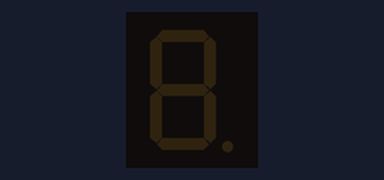
A sketch run on a simulated Arduino Uno, built with avr-gcc and run on an emulated ATmega328P. On the bench: 1-digit seven-segment display. Wiring (inferred from the names in the program): 1-digit 7-segment display, segments lit when HIGH: segments pin 2, pin 3, pin 4, pin 5, pin 6, pin 7, pin 8. The segment pins are drawn as the display they are named for.

Above: at 0.1 s.
At 1.1 s:
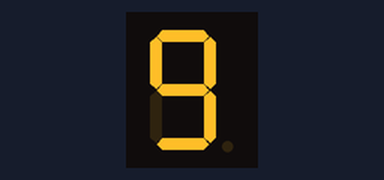
At 2.1 s:
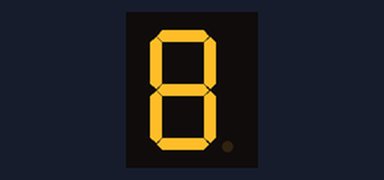
At 5.1 s:
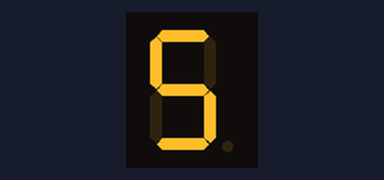
At 7.1 s:
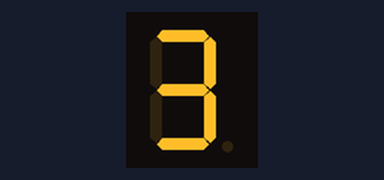
At 10.1 s:
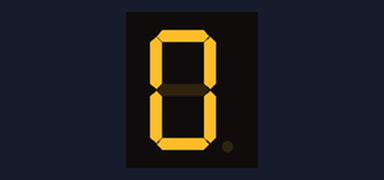

Measured:
- by itself, everything shown: repeats every 10.0 s, in 10 steps
- what the display in image 1 shows lasts 1.0 s, from 1.0 s to 2.0 s

The sketch:

Counter_no_delay_descending.ino
```cpp
int a = 2;
int b = 3;
int c = 4;
int d = 5;
int e = 6;
int f = 7;
int g = 8;
int x = 10;


unsigned long prevMillis = 0;
unsigned long currMillis;
const long interval = 1000;

void setup() {
  pinMode(a, OUTPUT);
  pinMode(b, OUTPUT);
  pinMode(c, OUTPUT);
  pinMode(d, OUTPUT);
  pinMode(e, OUTPUT);
  pinMode(f, OUTPUT);
  pinMode(g, OUTPUT);

}

void displayDigit(int digit)
{
 if(digit!=1 && digit != 4)
 digitalWrite(a,HIGH);

 if(digit != 5 && digit != 6)
 digitalWrite(b,HIGH);

 if(digit !=2)
 digitalWrite(c,HIGH);

 if(digit != 1 && digit !=4 && digit !=7)
 digitalWrite(d,HIGH);

 if(digit == 2 || digit ==6 || digit == 8 || digit==0)
 digitalWrite(e,HIGH);

 if(digit != 1 && digit !=2 && digit!=3 && digit !=7)
 digitalWrite(f,HIGH);

 if (digit!=0 && digit!=1 && digit !=7)
 digitalWrite(g,HIGH);

}
void turnOff()
{
  digitalWrite(a,LOW);
  digitalWrite(b,LOW);
  digitalWrite(c,LOW);
  digitalWrite(d,LOW);
  digitalWrite(e,LOW);
  digitalWrite(f,LOW);
  digitalWrite(g,LOW);
}


void loop() {
  currMillis = millis();


  if (currMillis - prevMillis >= interval){
    prevMillis = currMillis;
    turnOff();
    if (x == 0){
    x = 10;
    }
    x--;
    displayDigit(x);
  }
}
```
